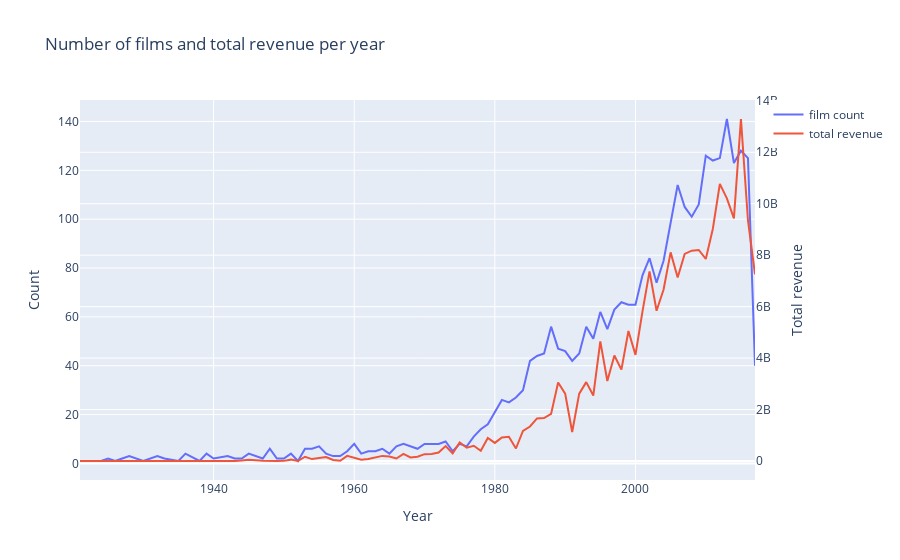

Notebook code cell kept with this figure:
### Markdown cell above
### Number of Films and Revenue Per Year (Plotly)

### Code cell
d1 = train['release_date_year'].value_counts().sort_index()
d2 = train.groupby(['release_date_year'])['revenue'].sum()

data = [go.Scatter(x=d1.index, y=d1.values, name='film count'),
        go.Scatter(x=d2.index, y=d2.values, name='total revenue', yaxis='y2')]

layout = go.Layout(dict(title = "Number of films and total revenue per year",
                        xaxis = dict(title = 'Year'),
                        yaxis = dict(title = 'Count'),
                        yaxis2=dict(title='Total revenue', overlaying='y', side='right')),
                   legend=dict(orientation="v"))

py.iplot(dict(data=data, layout=layout))
